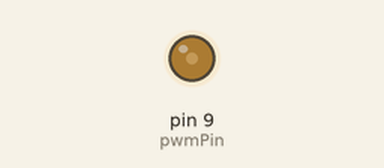
A sketch run on a simulated Arduino Uno, built with avr-gcc and run on an emulated ATmega328P. Parts: output pins drawn as LEDs (lit = HIGH).

Above: at 0.1 s.
Timing chart, 0 to 1.6 s (numbered marks = the images above):
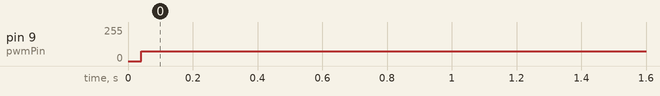

The sketch:

play_freq_15k-20k.ino
```cpp
int pwmPin = 9;
int frequency = 15000; // Starting frequency
int dutyCycle = 128; // 50% duty cycle

void setup() {
  pinMode(pwmPin, OUTPUT);
}

void loop() {
  int period = 1000000 / frequency; // Calculate period in microseconds
  int pulseWidth = period * dutyCycle / 256; // Calculate pulse width in microseconds

  digitalWrite(pwmPin, HIGH); // Start the pulse
  delayMicroseconds(pulseWidth); // Pulse width determines duty cycle
  digitalWrite(pwmPin, LOW); // End the pulse
  delayMicroseconds(period - pulseWidth); // Rest of period is off

  frequency += 100; // Increase frequency by 100 Hz
  if (frequency > 20000) { // If frequency goes above 20 kHz, reset to 15 kHz
    frequency = 15000;
  }
}
```

Measured:
- by itself, pin 9 (pwmPin): 0/255 → 74/255 at 0.04 s
